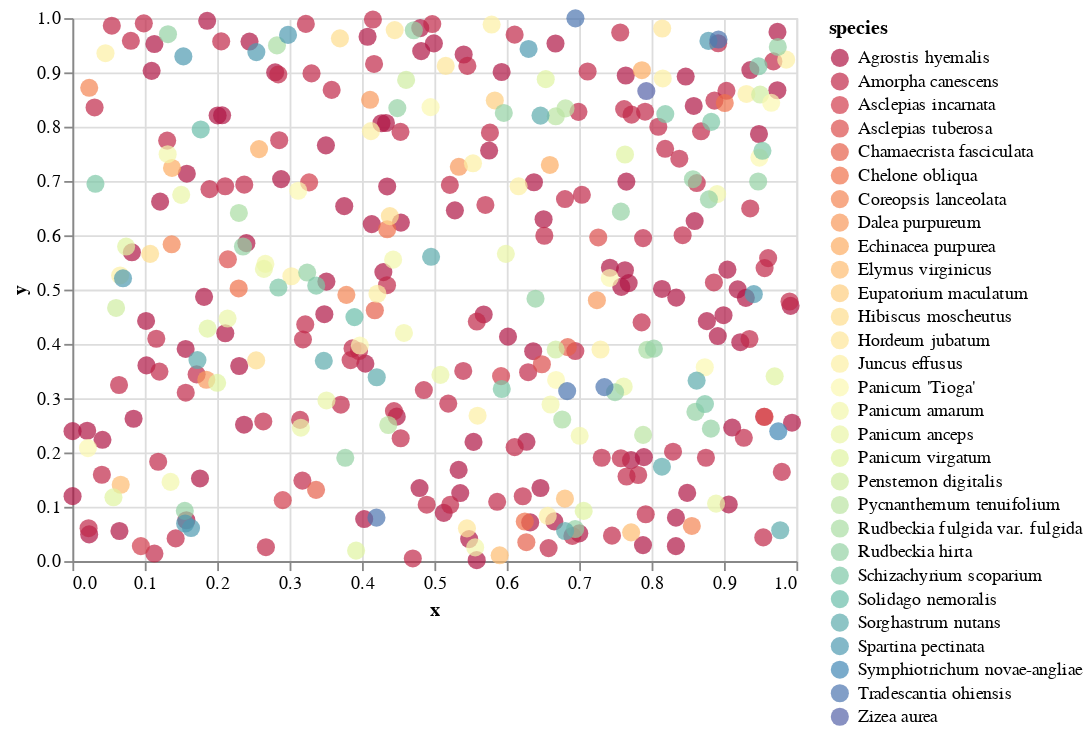

This figure's notebook cell:
### Code cell
import altair as alt

#define datasource 
source = metercalc
#interactive highlight function
highlight = alt.selection(type='single',
                          fields=['species'], empty="all")
#color
color = alt.condition(highlight,
                      alt.Color('species:N', scale=alt.Scale(scheme='spectral')),
                      alt.value('lightgray'))

#build the altair chart
alt.Chart(source).mark_point(filled=True, size=100).encode(
    x='x',
    y='y',
    color=color,
    tooltip=['species:N']
).add_selection(
    highlight
)

### Figure 1 — Vega-Lite specification as saved in the notebook (floating-point values rounded to 4 significant figures; data arrays with more than 128 entries replaced by an {"elided": "..."} marker saying what was removed)
{"config": {"view": {"continuousWidth": 400, "continuousHeight": 300}}, "data": {"name": "data-851873237ea9f1cec7583940aa7fe6c5"}, "mark": {"type": "point", "filled": true, "size": 100}, "encoding": {"color": {"condition": {"type": "nominal", "field": "species", "scale": {"scheme": "spectral"}, "selection": "selector011"}, "value": "lightgray"}, "tooltip": [{"type": "nominal", "field": "species"}], "x": {"type": "quantitative", "field": "x"}, "y": {"type": "quantitative", "field": "y"}}, "selection": {"selector011": {"type": "single", "fields": ["species"], "empty": "all"}}, "$schema": "https://vega.github.io/schema/vega-lite/v4.8.1.json", "datasets": {"data-851873237ea9f1cec7583940aa7fe6c5": {"elided": "356 records"}}}
